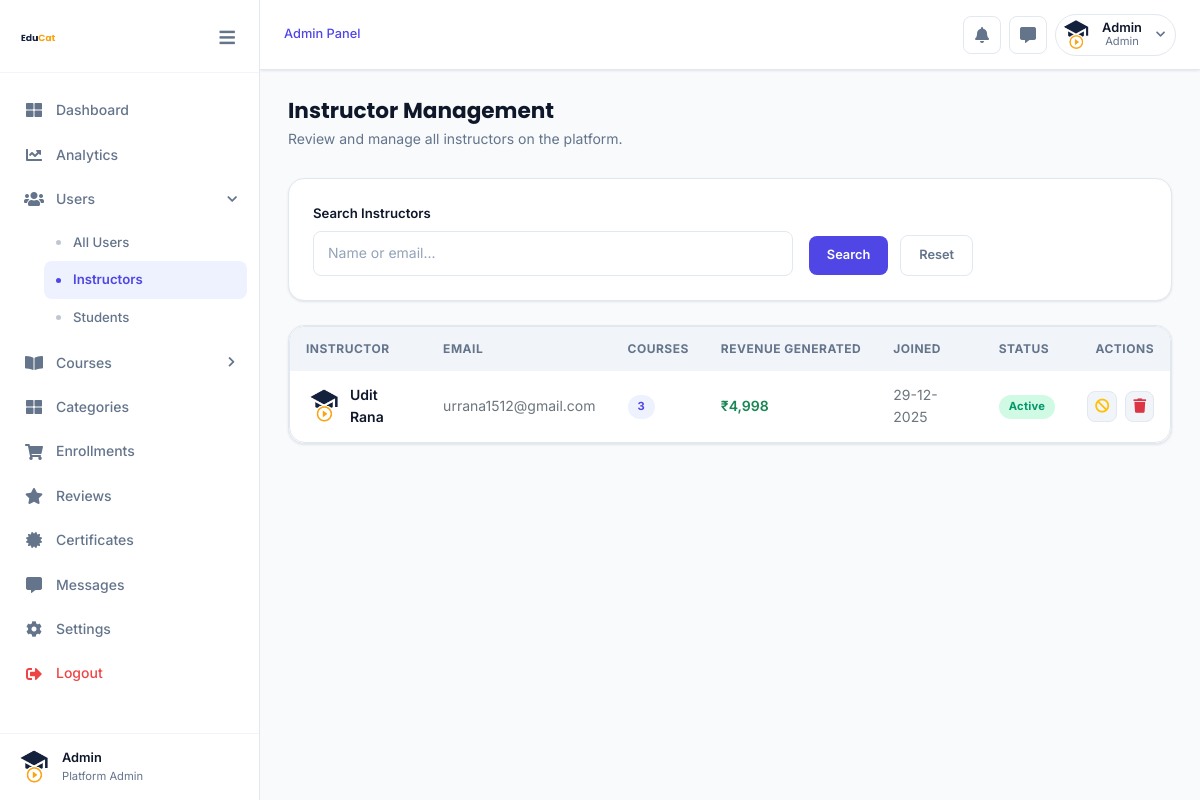
Screenshot of /dashboard/instructors.php (signed in) with the database file from the repository.
### tables this page shows
CREATE TABLE `user_master` (
  `user_id` int(200) NOT NULL,
  `user_name` varchar(200) NOT NULL,
  `user_email` varchar(200) NOT NULL,
  `user_contact_number` bigint(200) NOT NULL,
  `user_password` varchar(200) NOT NULL,
  `user_profile_photo` varchar(200) NOT NULL DEFAULT 'assets/img/EduCat (4).png',
  `role` int(10) NOT NULL,
  `user_status` tinyint(1) DEFAULT 1,
  `isVerified` int(10) NOT NULL,
  `isActive` int(10) NOT NULL,
  `registration_date` varchar(200) NOT NULL
);

### dashboard/instructors.php (the view, shortened to what this page needs)
<?php
require '../includes/scripts/connection.php';
$search = isset($_GET['search']) ? mysqli_real_escape_string($conn,$_GET['search']) : '';
$where  = $search ? "AND (user_name LIKE '%$search%' OR user_email LIKE '%$search%')" : '';
$insts_q = mysqli_query($conn,
    "SELECT u.*,
        (SELECT COUNT(*) FROM course_master WHERE course_instructor=u.user_id) as course_count,
        (SELECT COALESCE(SUM(pcm.payment_amount),0) FROM purchased_course_master pcm JOIN course_master cm ON pcm.course_id=cm.course_id WHERE cm.course_instructor=u.user_id) as revenue
     FROM user_master u WHERE u.role=2 $where ORDER BY u.user_id DESC");
?>
<!DOCTYPE html>
<html lang="en">
<head>
<link rel="stylesheet" href="assets/css/bootstrap.min.css">
<link rel="stylesheet" href="assets/plugins/fontawesome/css/all.min.css">
<link rel="stylesheet" href="../instructor/assets/css/instructor.css">
</head>
<body class="instructor-body">
<div class="ins-wrapper">
    <?php include("sidebar.php"); ?>
    <div class="ins-main">
        <?php include("header.php"); ?>
        <div class="ins-content">
            <div class="ins-page-header">
                <div>
                    <h2 class="ins-page-title">Instructor Management</h2>
                    <p class="ins-page-subtitle">Review and manage all instructors on the platform.</p>
                </div>
            </div>
            <div class="ins-card mb-24">
                <div class="ins-card__body">
                    <form class="row g-3 align-items-end">
                        <div class="col-md-7">
                            <label class="ins-form-label">Search Instructors</label>
                            <input type="text" name="search" class="ins-form-control" placeholder="Name or email..." value="<?php echo htmlspecialchars($search); ?>">
                        </div>
                        <div class="col-md-3">
                            <button type="submit" class="ins-btn ins-btn-primary me-2">Search</button>
                            <a href="instructors.php" class="ins-btn ins-btn-outline">Reset</a>
                        </div>
                    </form>
                </div>
            </div>
            <div class="ins-card">
                <div class="ins-card__body p-0">
                    <div class="ins-table-wrap">
                        <table class="ins-table">
                            <thead><tr><th>Instructor</th><th>Email</th><th>Courses</th><th>Revenue Generated</th><th>Joined</th><th>Status</th><th class="text-end">Actions</th></tr></thead>
                            <tbody>
                                <?php if(mysqli_num_rows($insts_q)>0): while($r=mysqli_fetch_assoc($insts_q)): ?>
                                <tr>
                                    <td>
                                        <div class="d-flex align-items-center gap-2">
                                            <img src="../<?php echo $r['user_profile_photo']; ?>" class="ins-avatar" style="width:36px;height:36px;" onerror="this.src='../assets/img/EduCat (4).png'">
                                            <span class="fw-600"><?php echo htmlspecialchars($r['user_name']); ?></span>
                                        </div>
                                    </td>
                                    <td class="smallest text-muted"><?php echo htmlspecialchars($r['user_email']); ?></td>
                                    <td><span class="ins-badge ins-badge-primary"><?php echo $r['course_count']; ?></span></td>
                                    <td class="fw-600 text-success">₹<?php echo number_format($r['revenue']); ?></td>
                                    <td class="smallest text-muted"><?php echo htmlspecialchars($r['registration_date']); ?></td>
                                    <td><?php echo $r['isActive']==0 ? '<span class="ins-badge ins-badge-success">Active</span>' : '<span class="ins-badge ins-badge-danger">Blocked</span>'; ?></td>
                                    <td class="text-end">
                                        <div class="d-flex gap-2 justify-content-end">
                                            <?php if($r['isActive']==0): ?>
                                                <a href="user-action.php?id=<?php echo $r['user_id']; ?>&action=block&ref=instructors" class="ins-btn-icon text-warning" title="Block" onclick="return confirm('Block this instructor?')"><i class="fas fa-ban"></i></a>
                                            <?php else: ?>
                                                <a href="user-action.php?id=<?php echo $r['user_id']; ?>&action=unblock&ref=instructors" class="ins-btn-icon text-success" title="Unblock"><i class="fas fa-check-circle"></i></a>
                                            <?php endif; ?>
                                            <a href="user-action.php?id=<?php echo $r['user_id']; ?>&action=delete&ref=instructors" class="ins-btn-icon text-danger" title="Delete" onclick="return confirm('Delete instructor?')"><i class="fas fa-trash"></i></a>
                                        </div>
                                    </td>
                                </tr>
                                <?php endwhile; else: ?>
                                <tr><td colspan="7" class="text-center py-5"><i class="fas fa-chalkboard-teacher fs-2 d-block mb-2 opacity-25"></i>No instructors registered yet.</td></tr>
                                <?php endif; ?>
                            </tbody>
                        </table>
                    </div>
                </div>
            </div>
        </div>
    </div>
</div>
</body></html>

### dashboard/sidebar.php (shortened to what this page needs)
<?php
$currentURL  = $_SERVER['PHP_SELF'];
$currentPage = basename($currentURL);
$coursePages    = ['course-list.php','course-edit.php','course-add.php','course-chapter-list.php','course-chapter-videos-list.php','course-add-chapter.php','course-edit-chapter.php','course-add-video.php','course-edit-video.php'];
$coursesActive  = in_array($currentPage, $coursePages);
$userPages      = ['users.php','instructors.php','students-list.php'];
$usersActive    = in_array($currentPage, $userPages);
?>
<aside class="ins-sidebar" id="ins-sidebar">
    <div class="ins-sidebar__logo">
        <a href="index.php">
            <img src="../assets/img/EduCat (3).png" alt="EduCat" style="height:36px;">
        </a>
        <button id="ins-toggle" style="background:none;border:none;cursor:pointer;margin-left:auto;color:var(--text-muted);font-size:1.1rem;padding:4px;border-radius:6px;transition:var(--transition);" title="Collapse sidebar">
            <i class="fas fa-bars"></i>
        </button>
    </div>
    <nav class="ins-sidebar__nav">
        <ul style="list-style:none;padding:0;margin:0;">
            <li class="ins-nav-item">
                <a href="index.php" class="ins-nav-link <?php echo ($currentPage=='index.php') ? 'active' : ''; ?>">
                    <span class="ins-nav-icon"><i class="fas fa-th-large"></i></span>
                    <span>Dashboard</span>
                </a>
            </li>
            <li class="ins-nav-item">
                <a href="analytics.php" class="ins-nav-link <?php echo ($currentPage=='analytics.php') ? 'active' : ''; ?>">
                    <span class="ins-nav-icon"><i class="fas fa-chart-line"></i></span>
                    <span>Analytics</span>
                </a>
            </li>
            <li class="ins-nav-item">
                <a href="javascript:void(0);" class="ins-nav-link ins-submenu-toggle <?php echo $usersActive ? 'open' : ''; ?>">
                    <span class="ins-nav-icon"><i class="fas fa-users"></i></span>
                    <span>Users</span>
                    <span class="ins-arrow" style="margin-left:auto;font-size:.7rem;transition:transform .25s;<?php echo $usersActive ? 'transform:rotate(90deg);' : ''; ?>"><i class="fas fa-chevron-right"></i></span>
                </a>
                <ul class="ins-submenu <?php echo $usersActive ? 'open' : ''; ?>" style="<?php echo $usersActive ? '' : 'display:none;'; ?>">
                    <li><a href="users.php" class="ins-nav-link <?php echo ($currentPage=='users.php') ? 'active' : ''; ?>">All Users</a></li>
                    <li><a href="instructors.php" class="ins-nav-link <?php echo ($currentPage=='instructors.php') ? 'active' : ''; ?>">Instructors</a></li>
                    <li><a href="students-list.php" class="ins-nav-link <?php echo ($currentPage=='students-list.php') ? 'active' : ''; ?>">Students</a></li>
                </ul>
            </li>
            <li class="ins-nav-item">
                <a href="javascript:void(0);" class="ins-nav-link ins-submenu-toggle <?php echo $coursesActive ? 'open' : ''; ?>">
                    <span class="ins-nav-icon"><i class="fas fa-book-open"></i></span>
                    <span>Courses</span>
                    <span class="ins-arrow" style="margin-left:auto;font-size:.7rem;transition:transform .25s;<?php echo $coursesActive ? 'transform:rotate(90deg);' : ''; ?>"><i class="fas fa-chevron-right"></i></span>
                </a>
            </li>
            <li class="ins-nav-item">
                <a href="category-list.php" class="ins-nav-link <?php echo ($currentPage=='category-list.php') ? 'active' : ''; ?>">
                    <span class="ins-nav-icon"><i class="fas fa-th-large"></i></span>
                    <span>Categories</span>
                </a>
            </li>
            <li class="ins-nav-item">
                <a href="enrollments.php" class="ins-nav-link <?php echo ($currentPage=='enrollments.php') ? 'active' : ''; ?>">
                    <span class="ins-nav-icon"><i class="fas fa-shopping-cart"></i></span>
                    <span>Enrollments</span>
                </a>
            </li>
            <li class="ins-nav-item">
                <a href="reviews.php" class="ins-nav-link <?php echo ($currentPage=='reviews.php') ? 'active' : ''; ?>">
                    <span class="ins-nav-icon"><i class="fas fa-star"></i></span>
                    <span>Reviews</span>
                </a>
            </li>
            <li class="ins-nav-item">
                <a href="certificates.php" class="ins-nav-link <?php echo ($currentPage=='certificates.php') ? 'active' : ''; ?>">
                    <span class="ins-nav-icon"><i class="fas fa-certificate"></i></span>
                    <span>Certificates</span>
                </a>
            </li>
            <li class="ins-nav-item">
                <a href="messages.php" class="ins-nav-link <?php echo ($currentPage=='messages.php') ? 'active' : ''; ?>">
                    <span class="ins-nav-icon"><i class="fas fa-comment-alt"></i></span>
                    <span>Messages</span>
                </a>
            </li>
            <li class="ins-nav-item">
                <a href="settings.php" class="ins-nav-link <?php echo ($currentPage=='settings.php') ? 'active' : ''; ?>">
                    <span class="ins-nav-icon"><i class="fas fa-cog"></i></span>
                    <span>Settings</span>
                </a>
            </li>
            <li class="ins-nav-item">
                <a href="../logout.php" class="ins-nav-link" style="color: var(--danger);">
                    <span class="ins-nav-icon"><i class="fas fa-sign-out-alt"></i></span>
                    <span>Logout</span>
                </a>
            </li>
        </ul>
    </nav>
    <?php
    if(!isset($userdata)) {
        if(isset($_SESSION['educat_logedin_user_id'])){
            $userdata = mysqli_fetch_assoc(mysqli_query($conn,"SELECT * FROM user_master WHERE user_id=".(int)$_SESSION['educat_logedin_user_id']));
        } else {
            $userdata = ['user_name'=>'Admin','user_email'=>'admin@educat.com','user_profile_photo'=>'assets/img/EduCat (4).png'];
        }
    }
    ?>
    <div class="ins-sidebar__user">
        <img src="../<?php echo $userdata['user_profile_photo']; ?>" alt="" class="ins-avatar ins-avatar-sm" onerror="this.src='../assets/img/EduCat (4).png'">
        <div class="ins-sidebar__user-info">
            <div class="ins-sidebar__user-name"><?php echo htmlspecialchars($userdata['user_name']); ?></div>
            <div class="ins-sidebar__user-role">Platform Admin</div>
        </div>
    </div>
</aside>

### dashboard/header.php (shortened to what this page needs)
<header class="ins-header">
    <div class="ins-header__left">
        <div class="ins-header__breadcrumb">
            <span>Admin Panel</span>
        </div>
    </div>
    <div class="ins-header__right">
        <a href="course-list.php?status=0" class="ins-header__action-btn" title="Pending Course Approvals">
            <i class="fas fa-bell"></i>
        </a>
        <a href="messages.php" class="ins-header__action-btn" title="Messages">
            <i class="fas fa-comment-alt"></i>
        </a>
        <div class="ins-dropdown" id="ins-profile-dropdown">
            <button class="ins-profile-btn" id="ins-profile-btn">
                <img src="../<?php echo $userdata['user_profile_photo']; ?>" alt="" onerror="this.src='../assets/img/EduCat (4).png'">
                <div class="ins-profile-btn__info">
                    <div class="ins-profile-btn__name"><?php echo htmlspecialchars(explode(' ', $userdata['user_name'])[0]); ?></div>
                    <div class="ins-profile-btn__role">Admin</div>
                </div>
                <i class="fas fa-chevron-down" style="font-size:.65rem;color:var(--text-muted);margin-left:4px;"></i>
            </button>
        </div>
    </div>
</header>

### rows the page displays
user_master: user_profile_photo (picture), user_name "Admin"
user_master: user_profile_photo (picture), user_name "Udit Rana", user_email "urrana1512@gmail.com", course_count "3", revenue "4,998", registration_date "29-12-2025", isActive "Active"
